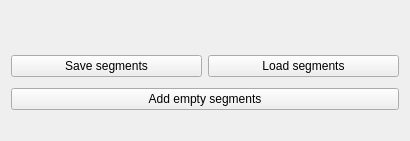
<?xml version="1.0" encoding="UTF-8"?>
<ui version="4.0">
 <class>MultiLabel2D</class>
 <widget class="qMRMLWidget" name="MultiLabel2D">
  <property name="geometry">
   <rect>
    <x>0</x>
    <y>0</y>
    <width>410</width>
    <height>141</height>
   </rect>
  </property>
  <layout class="QVBoxLayout" name="verticalLayout">
   <item>
    <layout class="QHBoxLayout" name="horizontalLayout">
     <item>
      <widget class="qMRMLNodeComboBox" name="volumeSelector">
       <property name="enabled">
        <bool>true</bool>
       </property>
      </widget>
     </item>
    </layout>
   </item>
   <item>
    <spacer name="verticalSpacer_2">
     <property name="orientation">
      <enum>Qt::Vertical</enum>
     </property>
     <property name="sizeType">
      <enum>QSizePolicy::Fixed</enum>
     </property>
     <property name="sizeHint" stdset="0">
      <size>
       <width>20</width>
       <height>5</height>
      </size>
     </property>
    </spacer>
   </item>
   <item>
    <layout class="QHBoxLayout" name="horizontalLayout_2">
     <item>
      <widget class="QPushButton" name="saveSegmentsButton">
       <property name="text">
        <string>Save segments</string>
       </property>
      </widget>
     </item>
     <item>
      <widget class="QPushButton" name="loadSegmentsButton">
       <property name="text">
        <string>Load segments</string>
       </property>
      </widget>
     </item>
    </layout>
   </item>
   <item>
    <spacer name="verticalSpacer_3">
     <property name="orientation">
      <enum>Qt::Vertical</enum>
     </property>
     <property name="sizeType">
      <enum>QSizePolicy::Fixed</enum>
     </property>
     <property name="sizeHint" stdset="0">
      <size>
       <width>20</width>
       <height>5</height>
      </size>
     </property>
    </spacer>
   </item>
   <item>
    <widget class="QPushButton" name="initializeSegmentsButton">
     <property name="text">
      <string>Add empty segments</string>
     </property>
    </widget>
   </item>
   <item>
    <spacer name="verticalSpacer">
     <property name="orientation">
      <enum>Qt::Vertical</enum>
     </property>
     <property name="sizeType">
      <enum>QSizePolicy::Fixed</enum>
     </property>
     <property name="sizeHint" stdset="0">
      <size>
       <width>20</width>
       <height>20</height>
      </size>
     </property>
    </spacer>
   </item>
  </layout>
 </widget>
 <customwidgets>
  <customwidget>
   <class>qMRMLNodeComboBox</class>
   <extends>QWidget</extends>
   <header>qMRMLNodeComboBox.h</header>
   <container>1</container>
  </customwidget>
  <customwidget>
   <class>qMRMLWidget</class>
   <extends>QWidget</extends>
   <header>qMRMLWidget.h</header>
   <container>1</container>
  </customwidget>
 </customwidgets>
 <resources/>
 <connections/>
</ui>
